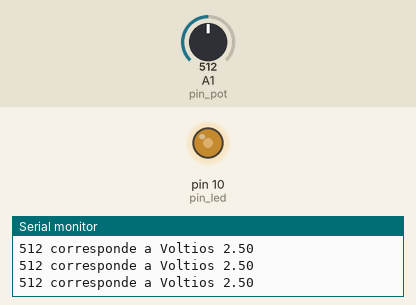
This sketch was run on a simulated Arduino Uno, built with avr-gcc and run on an emulated ATmega328P. On the bench: output pins drawn as LEDs (lit = HIGH), the last lines printed to the serial monitor. The test bench sets the inputs (shaded band); at power-on: A1 (pin_pot) = 512.

Above: at 1.2 s.
1.3 s: A1 (pin_pot) set to 716
At 2.3 s:
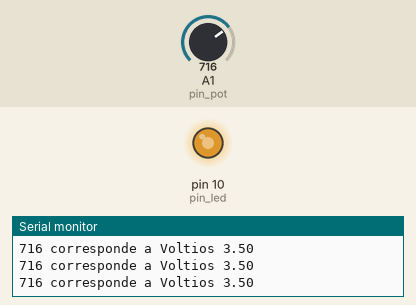
2.8 s: A1 (pin_pot) set to 900
At 4.0 s:
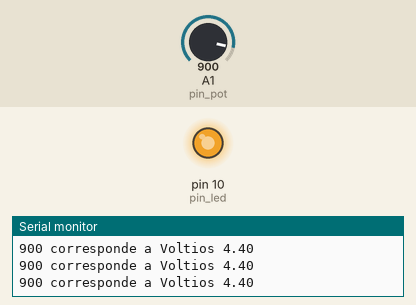
4.3 s: A1 (pin_pot) set to 122
At 5.5 s:
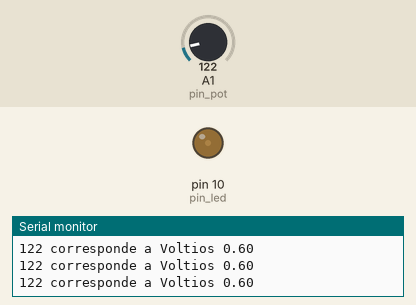
5.8 s: A1 (pin_pot) set to 107
At 7.3 s:
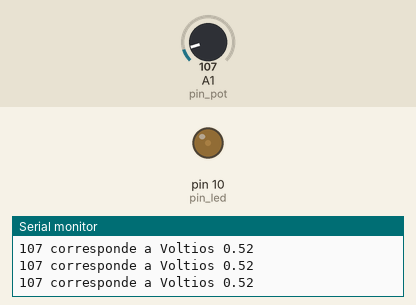
8.8 s: A1 (pin_pot) set to 90
At 9.3 s:
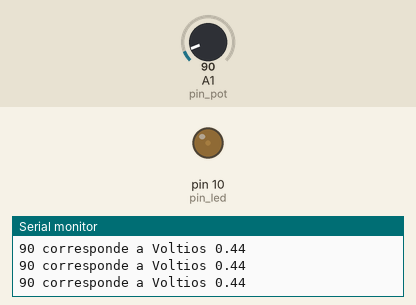
10.3 s: A1 (pin_pot) set to 511
At 11.0 s:
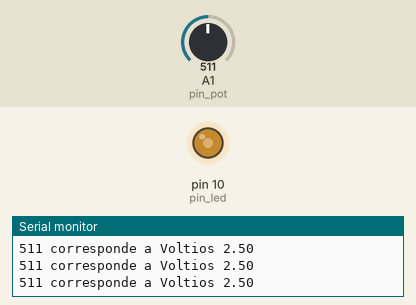
Timing chart, 0 to 12.8 s (numbered marks = the images above; inputs shaded):
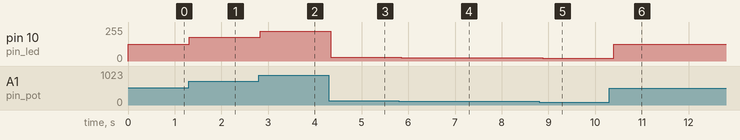

The sketch:

Ejercicio09-Lectura_potenciometro_LED.ino
```cpp
/*
Lectura de potenciómetro
*/
const int pin_led = 10;  // led conectado al pin 10 PWM
const int pin_pot = A1; // el pot esta conectado al pin A1

int pot = 0; // Entero porque es salida analógica
float volt = 0; // Float porque hay decimales en la operación
int brillo;  //variable para el brillo

void setup() {
   Serial.begin(9600);
   pinMode (pin_led, OUTPUT);  // declaramos el led como salida
}

void loop() {
    pot = analogRead(pin_pot);
    volt = (float)pot/1023*5; // Conversión a voltios
    Serial.print(pot);
    Serial.print(" corresponde a Voltios ");
    Serial.println(volt);

    brillo = (float)pot/1023*255; // Conversión a escala de 8 bits (PWM OUTPUT 0-255)
                                  //Entrada analógica en Arduino es de 10 bits (0-1023)
    analogWrite(pin_led, brillo);

    delay(100);
}
```

Measured:
- after the input at 1.3 s, pin 10 (pin_led): 127/255 → 178/255 at once
- after the input at 2.8 s, pin 10 (pin_led): 178/255 → 224/255 at once
- after the input at 4.3 s, pin 10 (pin_led): 224/255 → 30/255 at once
- after the input at 5.8 s, pin 10 (pin_led): 30/255 → 26/255 after 0.05 s
- after the input at 8.8 s, pin 10 (pin_led): 26/255 → 22/255 after 0.08 s
- after the input at 10.3 s, pin 10 (pin_led): 22/255 → 127/255 after 0.09 s
